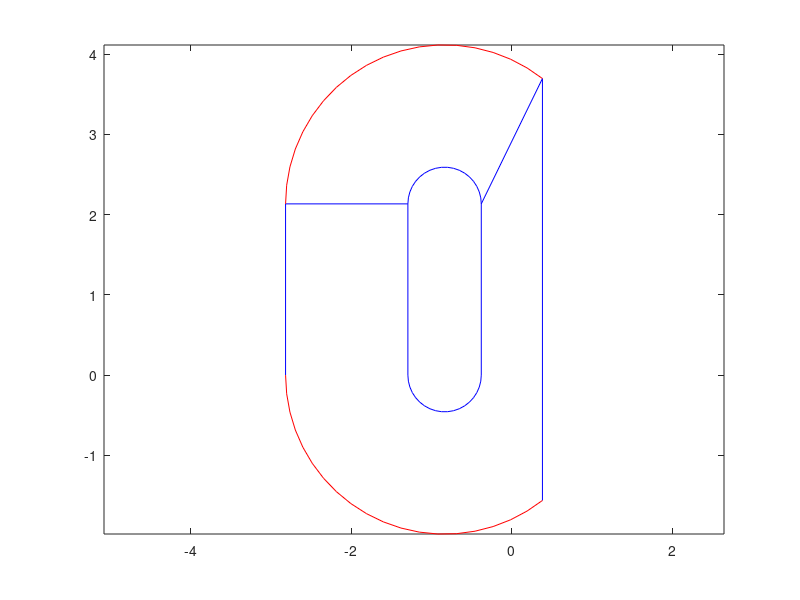

Write the MATLAB code that produced this figure.
length=2.1336*10^0;%m;
width=1.524*10^0;%m;
radiu_in=0.4572*10^0;%m
radiu_out=1.9812*10^0;%m                 
x1 = [0.381 0.381 -0.381 -0.381].*10^0;
x2=[-1.2954 -1.2954 -2.8194 -2.8194].*10^0;
y1 = [-1.5616428.*10^0 length+1.5616428.*10^0  length 0];
y2=[0 length length 0];
c1 = linspace(0,-pi,20);
c2 = linspace(0,pi,20);
c3 = linspace(asin(4/6.5)-pi/2,-pi,20);
c4 = linspace(pi/2-asin(4/6.5),pi,20);
% hold on
% plot(radiu_in*cos(c1)-0.8382*10^(3),radiu_in*sin(c1))
% plot(radiu_in*cos(c2)-0.8382*10^(3),radiu_in*sin(c2)+length)
% plot(radiu_out*cos(c3)-0.8382*10^(3),radiu_out*sin(c3))
% plot(radiu_out*cos(c4)-0.8382*10^(3),radiu_out*sin(c4)+length)
plot(x1,y1,'b',x2,y2,'b',radiu_out*cos(c4)-0.8382*10^(0),radiu_out*sin(c4)+length,'r'...
    ,radiu_out*cos(c3)-0.8382*10^(0),radiu_out*sin(c3),'r',...
    radiu_in*cos(c2)-0.8382*10^(0),radiu_in*sin(c2)+length,'b'...
    ,radiu_in*cos(c1)-0.8382*10^(0),radiu_in*sin(c1),'b')
   axis equal